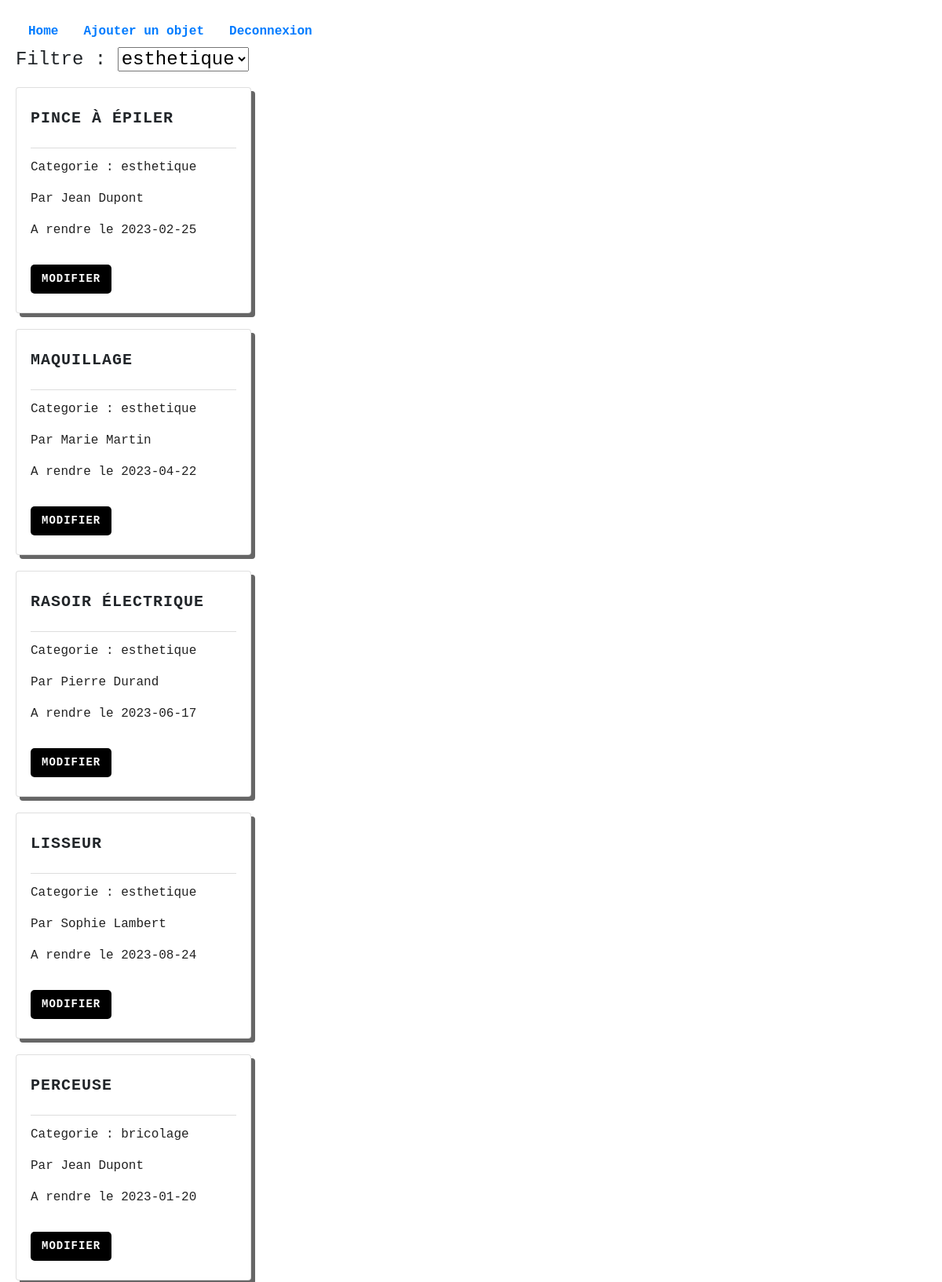
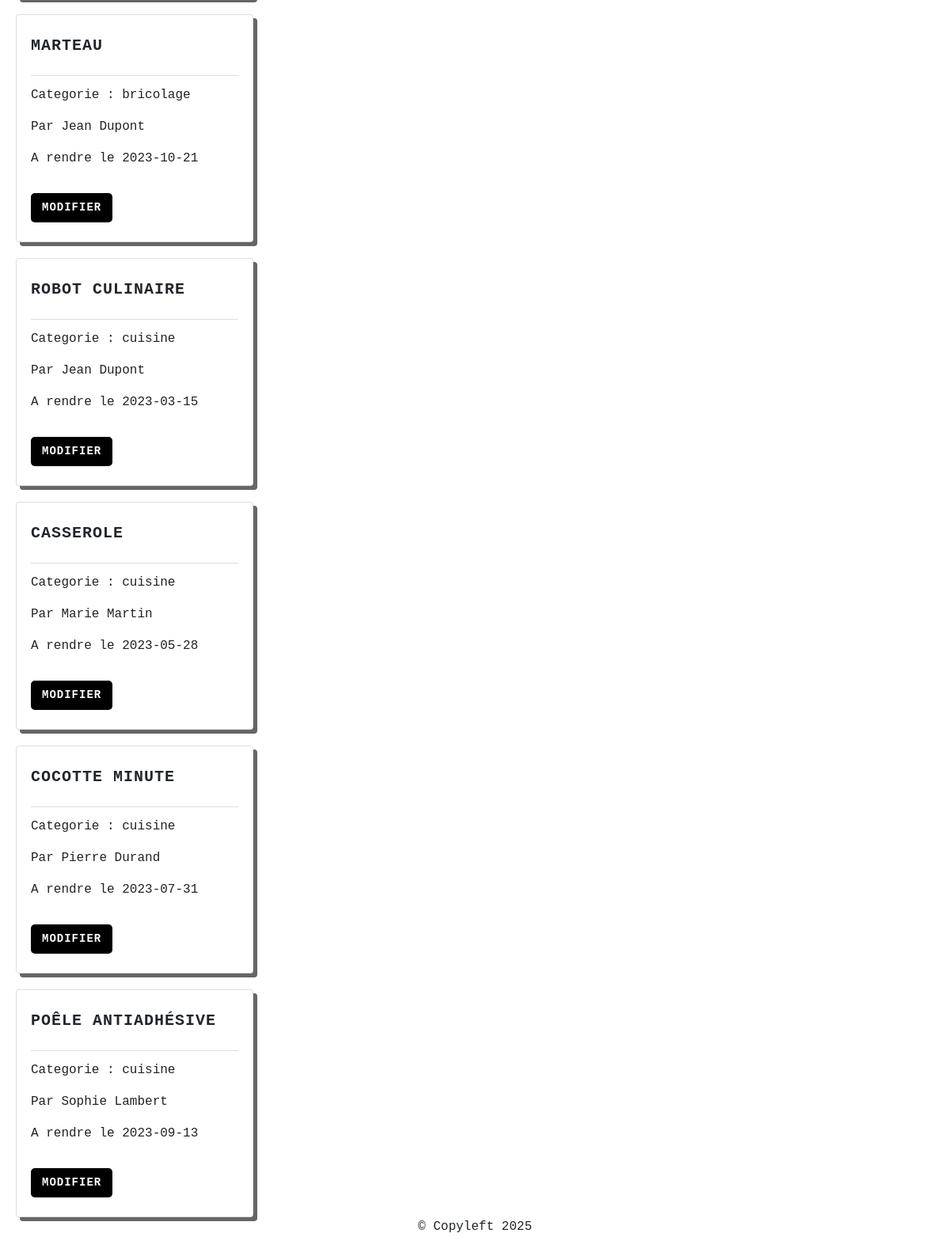
The page /pages/modele.php?page=home.php on the database its author committed (2 pictures, top to bottom).
### tables this page shows
CREATE TABLE final_emprunt (
    id_emprunt INT AUTO_INCREMENT PRIMARY KEY,
    id_objet INT,
    id_membre INT NOT NULL,
    date_emprunt DATE NOT NULL,
    date_retour DATE,
    FOREIGN KEY (id_objet) REFERENCES final_objet(id_objet),
    FOREIGN KEY (id_membre) REFERENCES final_membre(id_membre)
);

### inc/connect/connect.php (called while the page is built, shortened)
<?php
function dbconnect(){
    static $connect = null;
    if ($connect == null){
        $connect = mysqli_connect('localhost','root','','final');
        mysqli_set_charset($connect, 'utf8mb4');
    }
    return $connect;
}
?>

### inc/fonction.php (called while the page is built, shortened)
<?php
require("connect/connect.php");
    function verify_date(){
        $sql =" SELECT * from v_objet_detail
         as v join final_emprunt as e on v.id_objet = e.id_objet";
        $result = mysqli_query(dbconnect(), $sql);
        if ($result){
            $liste = [];
            while ($row = mysqli_fetch_assoc($result)){
                $liste[]= $row;
            }
            return $liste;
        }else{
            $liste = [];
            return $liste;
        }
    }
    function afficher_categorie(){
        $sql =" SELECT * from final_categorie_objet";
        $result = mysqli_query(dbconnect(), $sql);
        if ($result){
            $liste = [];
            while ($row = mysqli_fetch_assoc($result)){
                $liste[]= $row;
            }
            return $liste;
        }else{
            $liste = [];
            return $liste;
        }
    }
?>

### pages/home.php (the view, shortened to what this page needs)
<?php
$objet=verify_date();
$categorie = afficher_categorie();
?>
<h4>Filtre :
<select name="categorie" id="">
    <?php foreach($categorie as $c) { ?>
        <option value="<?= $c['id_categorie'] ?>"> <?= $c['nom_categorie'] ?></option>
    <?php } ?>
</select>
</h4>
<?php foreach($objet as $o) { ?>
    <div class="cards-container">
    <div class="card">
        <div class="card-title"><p><?= $o['nom_objet'] ?></p></div>
        <div class="card-content">
            <p>Categorie : <?= $o['nom_categorie'] ?></p>
            <p>Par <?= $o['nom_membre'] ?></p>
            <?php if($o['date_retour']==null){ ?>
            <p>Dispo</p>
            <?php }else{ ?>
                <p>A rendre le <?= $o['date_retour'] ?></p>
            <?php } ?>
        </div>
        <div class="card-actions">
            <a href="#">Modifier</a>
        </div>
    </div>
</div>
<?php } ?>

### pages/modele.php (shortened to what this page needs)
<?php require("../inc/fonction.php")
?>
<!DOCTYPE html>
<html lang="en">
<head>
    <link rel="stylesheet" href="../assets/css/style.css">
    <link rel="stylesheet" href="../assets/css/bootstrap/css/bootstrap.min.css">
</head>
<header>
    <ul class="nav nav-underline">
        <li class="nav-item">
            <a class="nav-link" aria-current="page" href="../home.php">Home</a>
        </li>
        <li class="nav-item">
            <a class="nav-link" aria-current="page" href="modele.php?page=formulaire.php">Ajouter un objet</a>
        </li>
        <li class="nav-item">
            <a class="nav-link" aria-current="page" href="../inc/connect/deconnect.php">Deconnexion</a>
        </li>
    </ul>
</header>
<body>
    <?php include ($_GET['page']) ?>
</body>
<footer>
    <p class="text-center">&copy; Copyleft 2025 </p>
</footer>
</html>

### assets/css/style.css (style rules this page uses)
* { margin: 0; padding: 0; box-sizing: border-box; font-family: 'Courier New', monospace; }
body { background-color: #f0f0f0; color: #000; line-height: 1.2; padding: 20px; }
.text-center { text-align: center; }
a { color: #000; text-decoration: none; font-weight: bold; }
.cards-container { display: flex; flex-wrap: wrap; gap: 24px; justify-content: flex-start; margin-top: 20px; }
.card { background: #fff; border: 2px solid #000; box-shadow: 5px 5px 0 #666; border-radius: 10px; width: 300px; padding: 24px 18px; display: flex; flex-direction: column; justify-content: space-between; position: relative; transition: transform 0.2s, box-shadow 0.2s; }
.card-title { font-size: 20px; font-weight: bold; margin-bottom: 12px; text-transform: uppercase; letter-spacing: 1px; border-bottom: 1px solid #ddd; padding-bottom: 6px; }
.card-content { flex: 1; margin-bottom: 16px; color: #222; font-size: 16px; }
.card-actions { display: flex; gap: 12px; }
.card-actions a, .card-actions button { background: #000; color: #fff; border: none; padding: 8px 14px; border-radius: 5px; cursor: pointer; text-transform: uppercase; font-size: 14px; letter-spacing: 1px; transition: background 0.2s; text-decoration: none; }

### rows shown on the page
final_emprunt: nom_objet "PINCE À ÉPILER", nom_categorie "esthetique", nom_membre "Jean Dupont", date_retour "2023-02-25"
final_emprunt: nom_objet "MAQUILLAGE", nom_categorie "esthetique", nom_membre "Marie Martin", date_retour "2023-04-22"
final_emprunt: nom_objet "RASOIR ÉLECTRIQUE", nom_categorie "esthetique", nom_membre "Pierre Durand", date_retour "2023-06-17"
final_emprunt: nom_objet "LISSEUR", nom_categorie "esthetique", nom_membre "Sophie Lambert", date_retour "2023-08-24"
final_emprunt: nom_objet "PERCEUSE", nom_categorie "bricolage", nom_membre "Jean Dupont", date_retour "2023-01-20"
final_emprunt: nom_objet "MARTEAU", nom_categorie "bricolage", nom_membre "Jean Dupont", date_retour "2023-10-21"
final_emprunt: nom_objet "ROBOT CULINAIRE", nom_categorie "cuisine", nom_membre "Jean Dupont", date_retour "2023-03-15"
final_emprunt: nom_objet "CASSEROLE", nom_categorie "cuisine", nom_membre "Marie Martin", date_retour "2023-05-28"
final_emprunt: nom_objet "COCOTTE MINUTE", nom_categorie "cuisine", nom_membre "Pierre Durand", date_retour "2023-07-31"
final_emprunt: nom_objet "POÊLE ANTIADHÉSIVE", nom_categorie "cuisine", nom_membre "Sophie Lambert", date_retour "2023-09-13"

### other values the page prints
form field categorie "esthetique"
